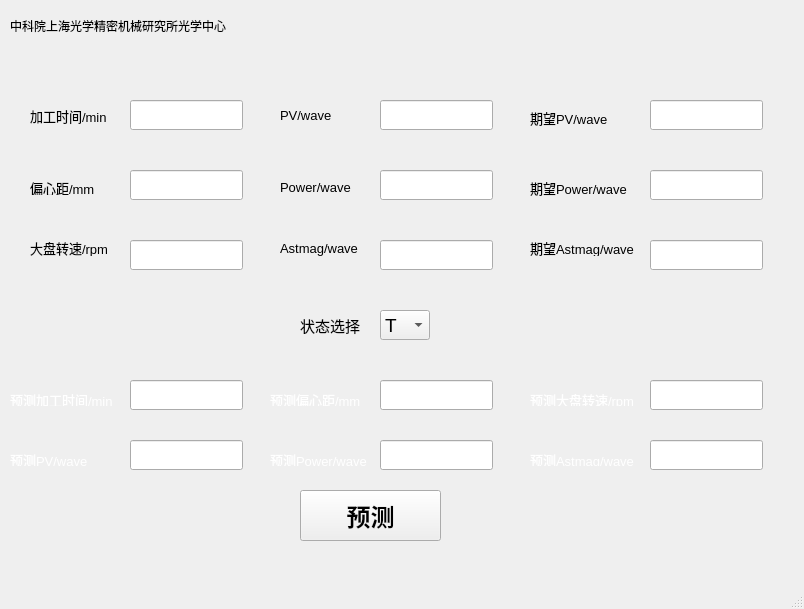
<?xml version="1.0" encoding="UTF-8"?>
<ui version="4.0">
 <class>MainWindow</class>
 <widget class="QMainWindow" name="MainWindow">
  <property name="geometry">
   <rect>
    <x>0</x>
    <y>0</y>
    <width>804</width>
    <height>609</height>
   </rect>
  </property>
  <property name="windowTitle">
   <string>MainWindow</string>
  </property>
  <widget class="QWidget" name="centralwidget">
   <widget class="QPushButton" name="pushButton">
    <property name="geometry">
     <rect>
      <x>300</x>
      <y>490</y>
      <width>141</width>
      <height>51</height>
     </rect>
    </property>
    <property name="font">
     <font>
      <pointsize>18</pointsize>
      <weight>75</weight>
      <bold>true</bold>
      <kerning>true</kerning>
     </font>
    </property>
    <property name="text">
     <string>预测</string>
    </property>
   </widget>
   <widget class="QLabel" name="label_PV">
    <property name="geometry">
     <rect>
      <x>280</x>
      <y>100</y>
      <width>81</width>
      <height>31</height>
     </rect>
    </property>
    <property name="font">
     <font>
      <pointsize>10</pointsize>
     </font>
    </property>
    <property name="text">
     <string>PV/wave</string>
    </property>
   </widget>
   <widget class="QLabel" name="label_Power">
    <property name="geometry">
     <rect>
      <x>280</x>
      <y>180</y>
      <width>72</width>
      <height>15</height>
     </rect>
    </property>
    <property name="font">
     <font>
      <pointsize>10</pointsize>
     </font>
    </property>
    <property name="text">
     <string>Power/wave</string>
    </property>
   </widget>
   <widget class="QLabel" name="label_Time">
    <property name="geometry">
     <rect>
      <x>30</x>
      <y>100</y>
      <width>81</width>
      <height>31</height>
     </rect>
    </property>
    <property name="font">
     <font>
      <pointsize>10</pointsize>
     </font>
    </property>
    <property name="text">
     <string>加工时间/min</string>
    </property>
   </widget>
   <widget class="QLabel" name="label_Astmag">
    <property name="geometry">
     <rect>
      <x>280</x>
      <y>240</y>
      <width>81</width>
      <height>16</height>
     </rect>
    </property>
    <property name="font">
     <font>
      <pointsize>10</pointsize>
     </font>
    </property>
    <property name="text">
     <string>Astmag/wave</string>
    </property>
   </widget>
   <widget class="QLabel" name="label_PXJ">
    <property name="geometry">
     <rect>
      <x>30</x>
      <y>180</y>
      <width>72</width>
      <height>15</height>
     </rect>
    </property>
    <property name="font">
     <font>
      <pointsize>10</pointsize>
     </font>
    </property>
    <property name="text">
     <string>偏心距/mm</string>
    </property>
   </widget>
   <widget class="QLabel" name="label_RS">
    <property name="geometry">
     <rect>
      <x>30</x>
      <y>240</y>
      <width>91</width>
      <height>16</height>
     </rect>
    </property>
    <property name="font">
     <font>
      <pointsize>10</pointsize>
     </font>
    </property>
    <property name="text">
     <string>大盘转速/rpm</string>
    </property>
   </widget>
   <widget class="QLabel" name="label_expectPV">
    <property name="geometry">
     <rect>
      <x>530</x>
      <y>110</y>
      <width>81</width>
      <height>16</height>
     </rect>
    </property>
    <property name="font">
     <font>
      <pointsize>10</pointsize>
     </font>
    </property>
    <property name="text">
     <string>期望PV/wave</string>
    </property>
   </widget>
   <widget class="QLineEdit" name="lineEdit_Power">
    <property name="geometry">
     <rect>
      <x>380</x>
      <y>170</y>
      <width>113</width>
      <height>30</height>
     </rect>
    </property>
   </widget>
   <widget class="QLineEdit" name="lineEdit_PV">
    <property name="geometry">
     <rect>
      <x>380</x>
      <y>100</y>
      <width>113</width>
      <height>30</height>
     </rect>
    </property>
   </widget>
   <widget class="QLabel" name="label_expectAstmag">
    <property name="geometry">
     <rect>
      <x>530</x>
      <y>240</y>
      <width>111</width>
      <height>16</height>
     </rect>
    </property>
    <property name="font">
     <font>
      <pointsize>10</pointsize>
     </font>
    </property>
    <property name="text">
     <string>期望Astmag/wave</string>
    </property>
   </widget>
   <widget class="QLabel" name="label_expectPower">
    <property name="geometry">
     <rect>
      <x>530</x>
      <y>180</y>
      <width>101</width>
      <height>16</height>
     </rect>
    </property>
    <property name="font">
     <font>
      <pointsize>10</pointsize>
     </font>
    </property>
    <property name="text">
     <string>期望Power/wave</string>
    </property>
   </widget>
   <widget class="QLabel" name="label_nextTime">
    <property name="geometry">
     <rect>
      <x>10</x>
      <y>390</y>
      <width>111</width>
      <height>16</height>
     </rect>
    </property>
    <property name="font">
     <font>
      <pointsize>10</pointsize>
     </font>
    </property>
    <property name="text">
     <string>&lt;html&gt;&lt;head/&gt;&lt;body&gt;&lt;p&gt;&lt;span style=&quot; color:#ffffff;&quot;&gt;预测加工时间/min&lt;/span&gt;&lt;/p&gt;&lt;/body&gt;&lt;/html&gt;</string>
    </property>
   </widget>
   <widget class="QLabel" name="label_nextRS">
    <property name="geometry">
     <rect>
      <x>530</x>
      <y>390</y>
      <width>111</width>
      <height>16</height>
     </rect>
    </property>
    <property name="font">
     <font>
      <pointsize>10</pointsize>
     </font>
    </property>
    <property name="text">
     <string>&lt;html&gt;&lt;head/&gt;&lt;body&gt;&lt;p&gt;&lt;span style=&quot; color:#ffffff;&quot;&gt;预测大盘转速/rpm&lt;/span&gt;&lt;/p&gt;&lt;/body&gt;&lt;/html&gt;</string>
    </property>
   </widget>
   <widget class="QLabel" name="label_nextPXJ">
    <property name="geometry">
     <rect>
      <x>270</x>
      <y>390</y>
      <width>91</width>
      <height>16</height>
     </rect>
    </property>
    <property name="font">
     <font>
      <pointsize>10</pointsize>
     </font>
    </property>
    <property name="text">
     <string>&lt;html&gt;&lt;head/&gt;&lt;body&gt;&lt;p&gt;&lt;span style=&quot; color:#ffffff;&quot;&gt;预测偏心距/mm&lt;/span&gt;&lt;br/&gt;&lt;/p&gt;&lt;/body&gt;&lt;/html&gt;</string>
    </property>
   </widget>
   <widget class="QLineEdit" name="lineEdit_Time">
    <property name="geometry">
     <rect>
      <x>130</x>
      <y>100</y>
      <width>113</width>
      <height>30</height>
     </rect>
    </property>
   </widget>
   <widget class="QLineEdit" name="lineEdit_PXJ">
    <property name="geometry">
     <rect>
      <x>130</x>
      <y>170</y>
      <width>113</width>
      <height>30</height>
     </rect>
    </property>
   </widget>
   <widget class="QLineEdit" name="lineEdit_RS">
    <property name="geometry">
     <rect>
      <x>130</x>
      <y>240</y>
      <width>113</width>
      <height>30</height>
     </rect>
    </property>
   </widget>
   <widget class="QLineEdit" name="lineEdit_expectPV">
    <property name="geometry">
     <rect>
      <x>650</x>
      <y>100</y>
      <width>113</width>
      <height>30</height>
     </rect>
    </property>
   </widget>
   <widget class="QLineEdit" name="lineEdit_expectPower">
    <property name="geometry">
     <rect>
      <x>650</x>
      <y>170</y>
      <width>113</width>
      <height>30</height>
     </rect>
    </property>
   </widget>
   <widget class="QLineEdit" name="lineEdit_expectAstmag">
    <property name="geometry">
     <rect>
      <x>650</x>
      <y>240</y>
      <width>113</width>
      <height>30</height>
     </rect>
    </property>
   </widget>
   <widget class="QLineEdit" name="lineEdit_nextTime">
    <property name="geometry">
     <rect>
      <x>130</x>
      <y>380</y>
      <width>113</width>
      <height>30</height>
     </rect>
    </property>
   </widget>
   <widget class="QLineEdit" name="lineEdit_nextPXJ">
    <property name="geometry">
     <rect>
      <x>380</x>
      <y>380</y>
      <width>113</width>
      <height>30</height>
     </rect>
    </property>
   </widget>
   <widget class="QLineEdit" name="lineEdit_nextRS">
    <property name="geometry">
     <rect>
      <x>650</x>
      <y>380</y>
      <width>113</width>
      <height>30</height>
     </rect>
    </property>
   </widget>
   <widget class="QLineEdit" name="lineEdit_Astmag">
    <property name="geometry">
     <rect>
      <x>380</x>
      <y>240</y>
      <width>113</width>
      <height>30</height>
     </rect>
    </property>
   </widget>
   <widget class="QLabel" name="labelCompany">
    <property name="geometry">
     <rect>
      <x>10</x>
      <y>10</y>
      <width>771</width>
      <height>31</height>
     </rect>
    </property>
    <property name="text">
     <string>中科院上海光学精密机械研究所光学中心</string>
    </property>
   </widget>
   <widget class="QComboBox" name="comboBox">
    <property name="geometry">
     <rect>
      <x>380</x>
      <y>310</y>
      <width>50</width>
      <height>30</height>
     </rect>
    </property>
    <property name="font">
     <font>
      <pointsize>14</pointsize>
     </font>
    </property>
    <item>
     <property name="text">
      <string>T</string>
     </property>
    </item>
    <item>
     <property name="text">
      <string>L</string>
     </property>
    </item>
   </widget>
   <widget class="QLabel" name="label_state">
    <property name="geometry">
     <rect>
      <x>300</x>
      <y>310</y>
      <width>71</width>
      <height>31</height>
     </rect>
    </property>
    <property name="font">
     <font>
      <pointsize>11</pointsize>
     </font>
    </property>
    <property name="text">
     <string>状态选择</string>
    </property>
   </widget>
   <widget class="QLineEdit" name="lineEdit_nextPV">
    <property name="geometry">
     <rect>
      <x>130</x>
      <y>440</y>
      <width>113</width>
      <height>30</height>
     </rect>
    </property>
   </widget>
   <widget class="QLineEdit" name="lineEdit_nextPower">
    <property name="geometry">
     <rect>
      <x>380</x>
      <y>440</y>
      <width>113</width>
      <height>30</height>
     </rect>
    </property>
   </widget>
   <widget class="QLineEdit" name="lineEdit_nextAstmag">
    <property name="geometry">
     <rect>
      <x>650</x>
      <y>440</y>
      <width>113</width>
      <height>30</height>
     </rect>
    </property>
   </widget>
   <widget class="QLabel" name="label_nextPV">
    <property name="geometry">
     <rect>
      <x>10</x>
      <y>450</y>
      <width>91</width>
      <height>16</height>
     </rect>
    </property>
    <property name="font">
     <font>
      <pointsize>10</pointsize>
     </font>
    </property>
    <property name="text">
     <string>&lt;html&gt;&lt;head/&gt;&lt;body&gt;&lt;p&gt;&lt;span style=&quot; color:#ffffff;&quot;&gt;预测PV/wave&lt;/span&gt;&lt;/p&gt;&lt;/body&gt;&lt;/html&gt;</string>
    </property>
   </widget>
   <widget class="QLabel" name="label_nextPower">
    <property name="geometry">
     <rect>
      <x>270</x>
      <y>450</y>
      <width>101</width>
      <height>16</height>
     </rect>
    </property>
    <property name="font">
     <font>
      <pointsize>10</pointsize>
     </font>
    </property>
    <property name="text">
     <string>&lt;html&gt;&lt;head/&gt;&lt;body&gt;&lt;p&gt;&lt;span style=&quot; color:#ffffff;&quot;&gt;预测Power/wave&lt;/span&gt;&lt;/p&gt;&lt;/body&gt;&lt;/html&gt;</string>
    </property>
   </widget>
   <widget class="QLabel" name="label_nextAstmag">
    <property name="geometry">
     <rect>
      <x>530</x>
      <y>450</y>
      <width>111</width>
      <height>16</height>
     </rect>
    </property>
    <property name="font">
     <font>
      <pointsize>10</pointsize>
     </font>
    </property>
    <property name="text">
     <string>&lt;html&gt;&lt;head/&gt;&lt;body&gt;&lt;p&gt;&lt;span style=&quot; color:#ffffff;&quot;&gt;预测Astmag/wave&lt;/span&gt;&lt;/p&gt;&lt;/body&gt;&lt;/html&gt;</string>
    </property>
   </widget>
  </widget>
  <widget class="QMenuBar" name="menubar">
   <property name="geometry">
    <rect>
     <x>0</x>
     <y>0</y>
     <width>804</width>
     <height>26</height>
    </rect>
   </property>
  </widget>
  <widget class="QStatusBar" name="statusbar"/>
 </widget>
 <resources/>
 <connections/>
</ui>
